Frame 1 (no input): blank canvas, image omitted
Frame 60 (the mouse pressed at the canvas centre just before this capture): blank canvas, image omitted
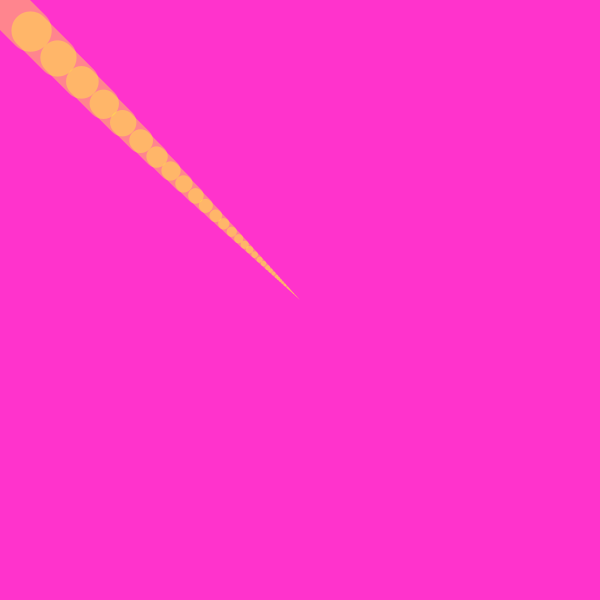
Frame 120 (the mouse held since frame 60 and released just before this capture)

The Processing sketch whose frames 1 and 60 were blank and that drew this single picture after the mouse press (run headless with seeded random() and noise(); from frame 60 on, the mouse is pressed at the canvas centre):

// Processing sketch: processing_12273
// ── processing_12273.pde

float x;
float y;
float px;
float py;
float easing = 0.1;

void setup () {
  size (600,600);
  background (#ff33cc);
  smooth ();
  stroke (#330099, 102);
}

void draw () {
  if (mousePressed == true) {
    stroke (#ffff33, 102);
  }
  if (mousePressed == false) {
    stroke (#330099, 102);
  }
  
  float targetX = mouseX;
  x += (targetX - x) * easing;
  float targetY = mouseY;
  y += (targetY - y) * easing;
  float weight = dist(x, y, px, py);
  strokeWeight (weight);
  line (x, y, px, py);
  py = y;
  px =x;
}
